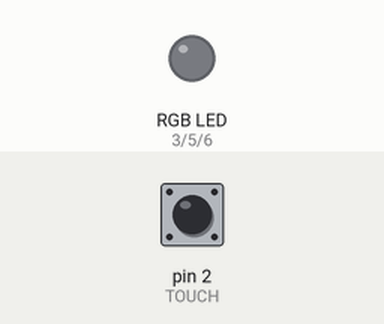
This sketch was run on a simulated Arduino Uno, built with avr-gcc and run on an emulated ATmega328P. On the bench: an RGB LED mixed from three pins (HIGH = lit). The test bench sets the inputs (shaded band); at power-on: pin 2 (TOUCH) LOW. Dim RGB values are drawn brighter than linear; what the sketch prints to the serial monitor is not drawn.

Above: at 1.2 s.
1.3 s: pin 2 (TOUCH) pulled HIGH for 0.15 s
At 2.4 s:
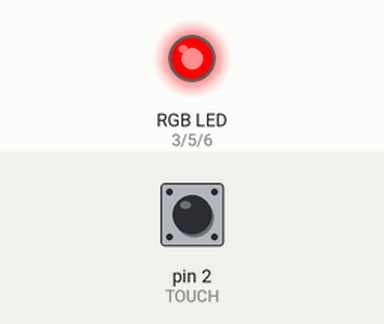
2.9 s: pin 2 (TOUCH) pulled HIGH for 1 s
At 3.7 s:
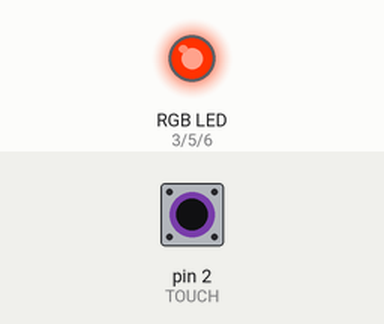
5.4 s: pin 2 (TOUCH) pulled HIGH for 0.15 s
At 6.6 s:
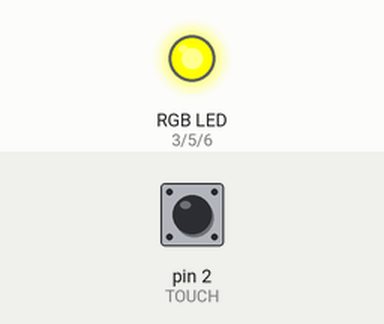
7.0 s: pin 2 (TOUCH) pulled HIGH for 3.2 s
At 8.0 s:
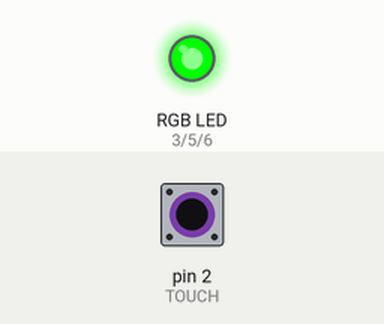
11.7 s: pin 2 (TOUCH) pulled HIGH for 0.15 s
At 12.7 s:
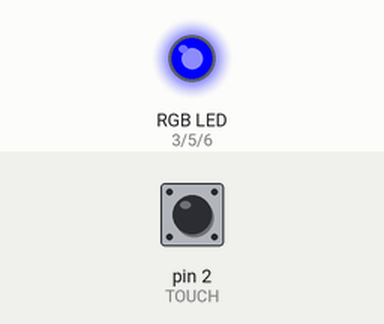
13.3 s: pin 2 (TOUCH) pulled HIGH for 1 s
At 14.0 s:
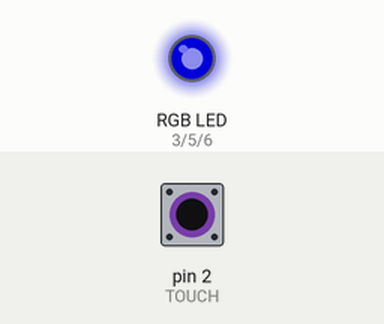
Timing chart, 0 to 16.3 s (numbered marks = the images above; inputs shaded):
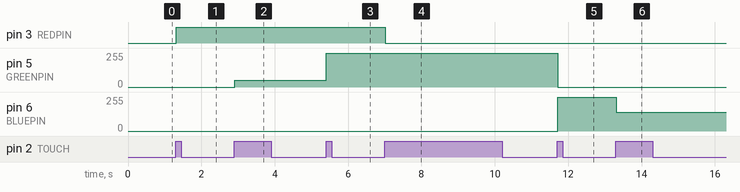

The sketch:

3_LED_TS_changing_rainbow_led_with_single_touch.ino
```cpp
#define TOUCH 2
#define REDPIN 3
#define GREENPIN 5
#define BLUEPIN 6

int state = 0;
int last_state = 0;
int pins[3] = {REDPIN, GREENPIN, BLUEPIN};
int count = 0;

void setColor(int r, int g, int b){
  analogWrite(REDPIN, r);
  analogWrite(GREENPIN, g);
  analogWrite(BLUEPIN, b);
}

void setup() {
  Serial.begin(9600);
  pinMode(TOUCH, INPUT);
  for(int i=0; i<3; i++) pinMode(pins[i], OUTPUT);
}

void loop() {
  state = digitalRead(TOUCH);

  if(state != last_state){
    if(state && !last_state){
      count++;
      last_state = state;
      if(!(count % 8)){
        setColor(0, 0, 0);
        Serial.println("OFF");
      }
      else if(count % 8 == 1){
        setColor(255, 0, 0);
        Serial.println("RED");
      }
      else if(count % 8 == 2){
        setColor(255, 50, 0);
        Serial.println("ORANGE");
      }
      else if(count % 8 == 3){
        setColor(255, 255, 0);
        Serial.println("YELLOW");
      }
      else if(count % 8 == 4){
        setColor(0, 255, 0);
        Serial.println("GREEN");
      }
      else if(count % 8 == 5){
        setColor(0, 0, 255);
        Serial.println("BLUE");
      }
      else if(count % 8 == 6){
        setColor(0, 0, 139);
        Serial.println("INDIGO");
      }
      else if(count % 8 == 7){
        setColor(128, 0, 128);
        Serial.println("PURPLE");
      }
    }
  }
  else{
    Serial.println("not touched");
  }
  last_state = state;
}
```

Measured:
- after the input at 1.3 s, pin 3 (REDPIN): LOW → HIGH at once
- after the input at 2.9 s, pin 5 (GREENPIN): 0/255 → 50/255 at once
- after the input at 5.4 s, pin 5 (GREENPIN): 50/255 → 255/255 at once
- after the input at 7.0 s, pin 3 (REDPIN): HIGH → LOW at once
- after the input at 11.7 s, pin 5 (GREENPIN): 255/255 → 0/255 at once; pin 6 (BLUEPIN): 0/255 → 255/255 at once
- after the input at 13.3 s, pin 6 (BLUEPIN): 255/255 → 139/255 at once
